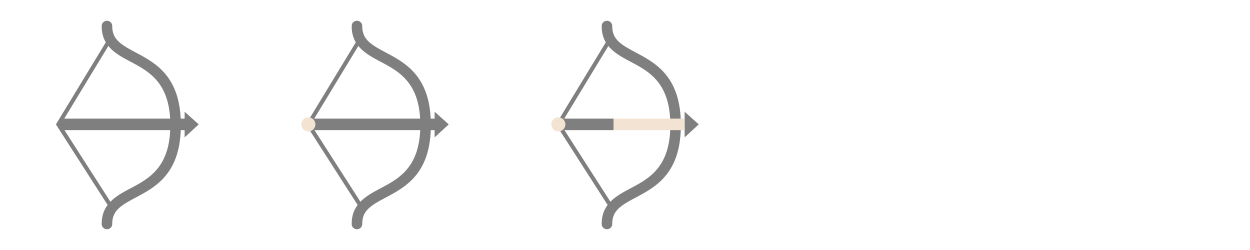
#> input picture assets_preprocessing/images/letters/A.png, 2500 x 500 px (shown at 1/2 size); its folder holds only this picture in this run
$ python scale.py
#> lines starting #> are read from the running program, lines starting #| are printed output that depends on the picture
import os
from PIL import Image

input_dir = "letters"
output_dir = "../../assets/images"
quality = 95
output_sizes = [500, 400, 300, 200, 100]

morse_map = {
    "A": 2,
    "B": 4,
    "C": 4,
    "D": 3,
    "E": 1,
    "F": 4,
    "G": 3,
    "H": 4,
    "I": 2,
    "J": 4,
    "K": 3,
    "L": 4,
    "M": 2,
    "N": 2,
    "O": 3,
    "P": 4,
    "Q": 4,
    "R": 3,
    "S": 3,
    "T": 1,
    "U": 3,
    "V": 4,
    "W": 3,
    "X": 4,
    "Y": 4,
    "Z": 4,
    "0": 5,
    "1": 5,
    "2": 5,
    "3": 5,
    "4": 5,
    "5": 5,
    "6": 5,
    "7": 5,
    "8": 5,
    "9": 5,
    ".": 6,
    ",": 6,
    "?": 6,
    "'": 6,
    "!": 6,
    "/": 5,
    "(": 5,
    ")": 5,
    "&": 5,
    ":": 6,
    ";": 6,
    "=": 5,
    "+": 5,
    "-": 6,
    "_": 6,
    '"': 6,
    "$": 7,
    "@": 6,
}

# Scan directory for PNG files
for filename in os.listdir(input_dir):
    input_path = os.path.join(input_dir, filename)

    # Generate output filename
    base_name = os.path.splitext(filename)[0]

    # +1 to acount the empty sprite
    morse_len = morse_map[base_name] + 1

    try:
        # Open the image
        with Image.open(input_path) as img:
#> img is the input picture: PIL image 2500x500 RGBA; mean R, G, B, A 0.9, 0.9, 0.8, 6.7
            img = img.crop((0, 0, img.height * morse_len, img.height))
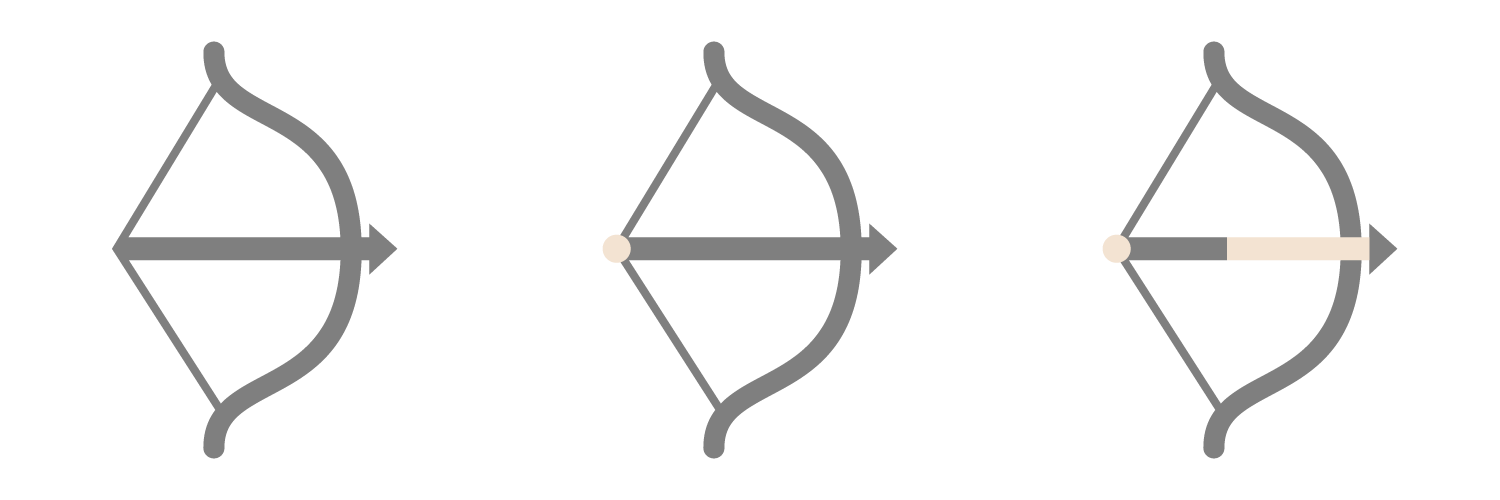
#> img: PIL image 1500x500 RGBA; mean R, G, B, A 1.5, 1.4, 1.3, 11.2; transparent parts drawn white

            for new_size_h in output_sizes:
                new_size = (new_size_h * morse_len, new_size_h)

                # Resize the image
                resized_img = img.resize(new_size, Image.Resampling.LANCZOS)

                # Save as WebP
                output_filename = f"{base_name}.{new_size_h}.webp"
                output_path = os.path.join(output_dir, output_filename)
                resized_img.save(output_path, "webp", quality=quality)
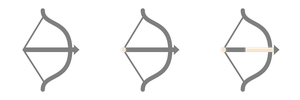
#> resized_img: PIL image 300x100 RGBA; mean R, G, B, A 2.5, 2.3, 2.1, 11.5; transparent parts drawn white

        print(f"Processed: {filename}")

    except Exception as e:
        print(f"Error processing {filename}: {str(e)}")

$ run again, on assets_preprocessing/images/letters/E.png
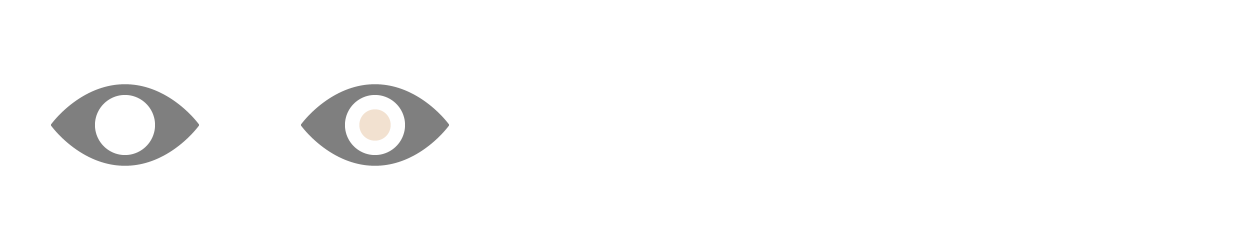
#> input picture assets_preprocessing/images/letters/E.png, 2500 x 500 px (shown at 1/2 size)
#> img is the input picture: PIL image 2500x500 RGBA; mean R, G, B, A 0.6, 0.6, 0.5, 5.1
#> `img = img.crop((0, 0, img.height * morse_len, img.height))`:
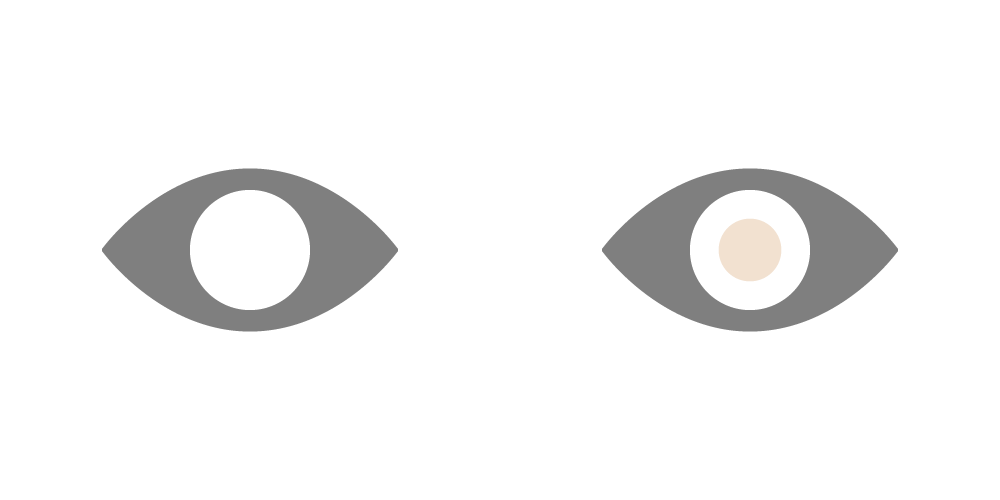
#> img: PIL image 1000x500 RGBA; mean R, G, B, A 1.5, 1.4, 1.3, 12.8; transparent parts drawn white

$ run again, on assets_preprocessing/images/letters/F.png
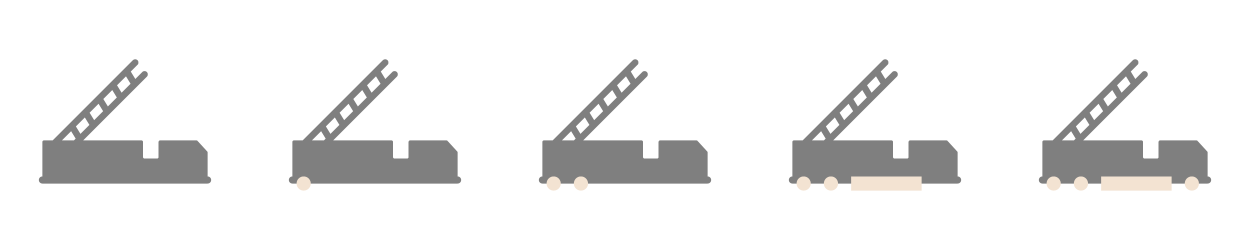
#> input picture assets_preprocessing/images/letters/F.png, 2500 x 500 px (shown at 1/2 size)
#> img is the input picture: PIL image 2500x500 RGBA; mean R, G, B, A 2.6, 2.4, 2.3, 19.4
#> the loop `for new_size_h in output_sizes:` made 5 passes
#> pass 3, `resized_img = img.resize(new_size, Image.Resampling.LANCZOS)`:
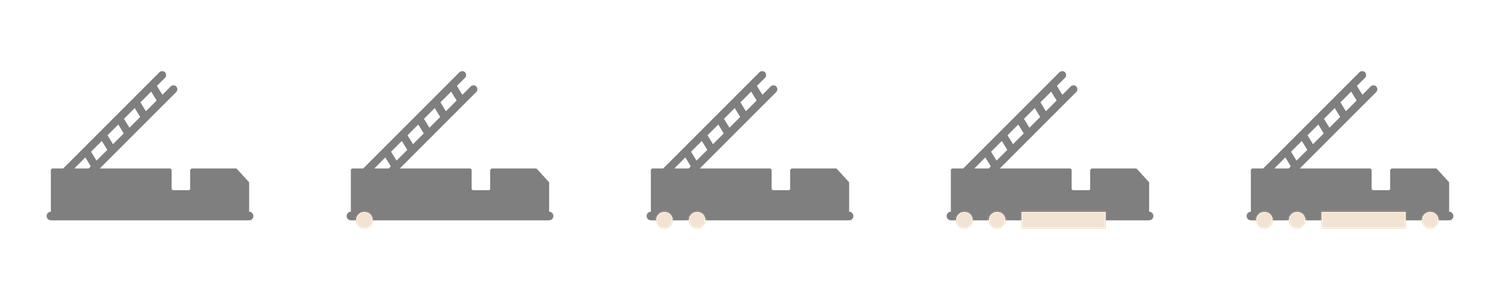
#> resized_img: PIL image 1500x300 RGBA; mean R, G, B, A 3, 2.8, 2.5, 19.4; transparent parts drawn white

$ run again, on assets_preprocessing/images/letters/B.png
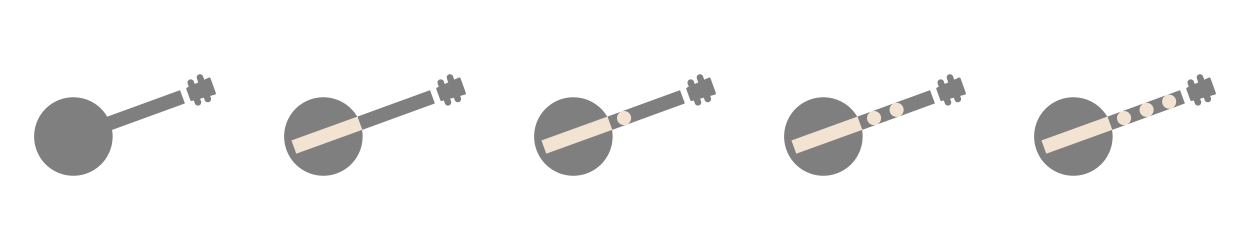
#> input picture assets_preprocessing/images/letters/B.png, 2500 x 500 px (shown at 1/2 size)
#> img is the input picture: PIL image 2500x500 RGBA; mean R, G, B, A 3.9, 3.6, 3.3, 15.3
#> the loop `for new_size_h in output_sizes:` made 5 passes
#> pass 3, `resized_img = img.resize(new_size, Image.Resampling.LANCZOS)`:
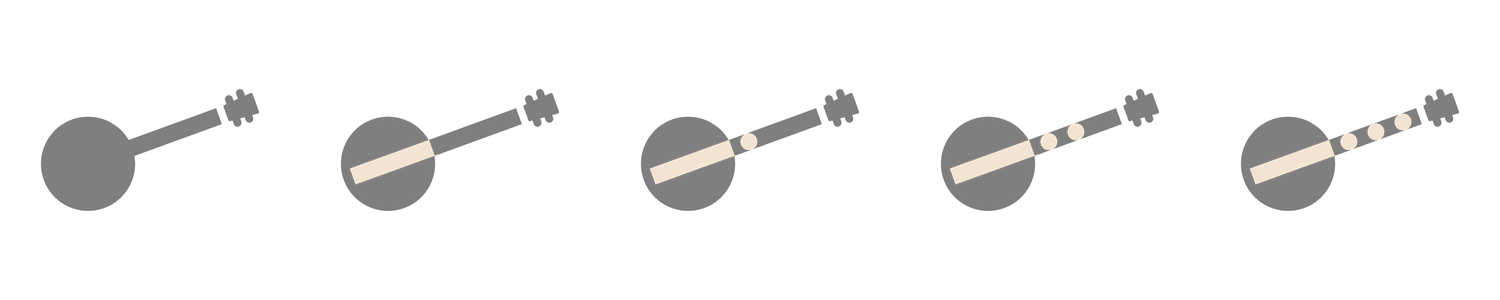
#> resized_img: PIL image 1500x300 RGBA; mean R, G, B, A 4, 3.7, 3.4, 15.3; transparent parts drawn white
